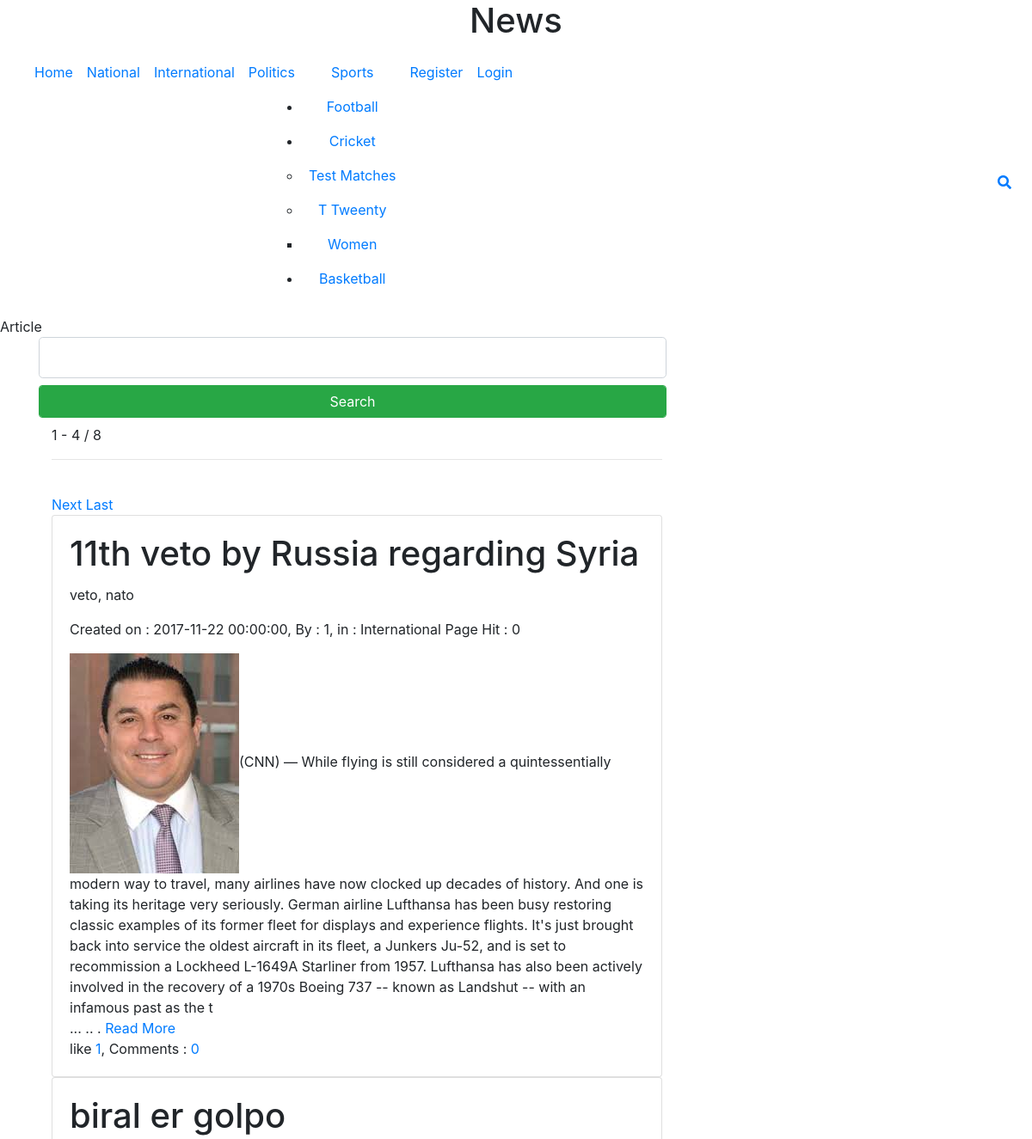
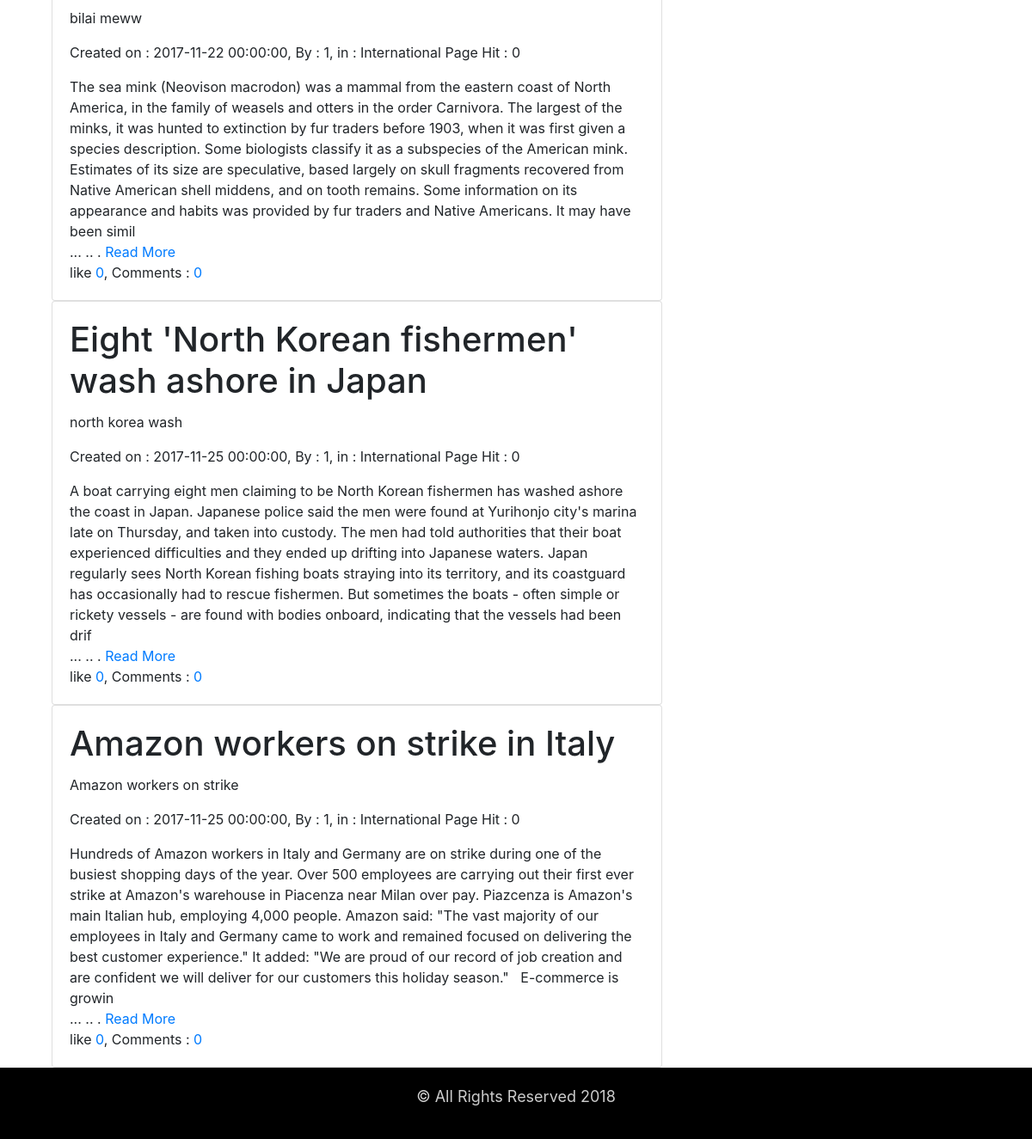
Screenshot of /?c=article&ctg=2 with the database file from the repository (2 pictures, top to bottom).
### tables this page shows
CREATE TABLE `category` (
  `id` int(11) NOT NULL,
  `name` varchar(200) NOT NULL,
  `description` varchar(2000) NOT NULL,
  `categoryId` int(11) NOT NULL
);

CREATE TABLE `pages` (
  `id` int(11) NOT NULL,
  `title` varchar(1000) NOT NULL,
  `tags` varchar(200) DEFAULT NULL,
  `createDate` datetime DEFAULT NULL,
  `userId` int(11) DEFAULT NULL,
  `hitCount` int(11) DEFAULT NULL,
  `categoryId` int(11) NOT NULL
);

CREATE TABLE `pageimage` (
  `id` int(11) NOT NULL,
  `pageId` int(11) NOT NULL,
  `title` varchar(200) NOT NULL,
  `dateTime` datetime NOT NULL DEFAULT CURRENT_TIMESTAMP,
  `image` varchar(200) NOT NULL
);

### client/article.php (the view, shortened to what this page needs)
<?php
$search = "";
?>
<form method="post">
    <div class="container">
        <div class="row">
            <div class="col-md-8 text-center">
	<input type="text" class="form-control form-control-lg" name="search" value="<?php print $search; ?>"/>
	<input type="submit" class="form-control btn btn-success my-2 " name="btnSearch" value="Search"/>
            </div>
        </div>
    </div>
</form>
<div class="container-fluid">
    <div class="container">
        <div class="col-lg-8">
<?php
$cn = mysqli_connect("localhost", "root", "", "dbus_002");
$a =array();
findSubCategory($_GET['ctg'], $a);
$sql = "select p.id, p.title, p.tags, p.createDate, p.userId, p.hitCount,
		c.name as category, (select count(id) from pagesComments where pageId = p.id) as comments
 		from pages p
		left join category as c on p.categoryId = c.id where p.categoryId in(".implode(", ", $a).")";
$table = mysqli_query($cn, $sql);
$totalItem = mysqli_num_rows($table);
$page = 1;
$sql .= " limit ".(($page -1) * 4).", 4";
$table = mysqli_query($cn, $sql);
print '<div class="summery"> '.((($page -1) * 4) + 1).' - '.((($page -1) * 4) + 4).' / '.$totalItem.'</div><hr><br>';
$lastPage = $totalItem / 4;
if($page < $lastPage)
{
print '<a href="?c='.$_GET['c'].'&ctg='.$_GET['ctg'].'&page='.($page + 1).'">Next </a> ';
print '<a href="?c='.$_GET['c'].'&ctg='.$_GET['ctg'].'&page='.$lastPage.'">Last </a> ';
}
while($row = mysqli_fetch_assoc($table))
{
	print '<div class="article">';
	print '<div class="card-group">';
	print '<div class="card">';
	print '<div class="card-body">';
	print '<h1 class="card-title">'.$row["title"].'</h1>';
	print '<p class="card-text">'.$row["tags"].'</p>';
	print '<p class="card-text"> Created on : '.$row["createDate"].', By : ';
	print $row["userId"].', in : '.$row["category"].' Page Hit : '.$row["hitCount"].'</h2>';
	$fileName = "articles/".str_replace(" ", "_", trim($row['title'])).".html";
	$file = fopen($fileName, "r");
	$content = fread($file, filesize($fileName));
	print '<div>';
	findImage($row['id']);
	print substr(strip_tags($content), 0, 600);
	print ' <br>... .. . <a href="?c=articleDetails&article='.$row["id"].'">Read More</a></div>';
	print '<div>';
	$likeUsers = array();
	$likeUsersName = array();
	findLikes($row["id"], $likeUsers, $likeUsersName);
	if(isset($_SESSION['type']))
	{
		if(in_array($_SESSION['id'], $likeUsers))
		{
			print '<a href="#">You and other.  .<i class="fas fa-thumbs-up fa-lg"></i> </a> : ';
		}
		else
		{
			print '<a href="?c='.$_GET['c'].'&ctg='.$_GET['ctg'].'&likeId='.$row['id'].'">Like</a> : ';
		}
	}
	else{
		print ' like ';
	}
	print '<a href="#" title="'.implode("\n", $likeUsersName).'">'.count($likeUsers).'</a>';
	print ', Comments : <a href="#">'.$row['comments'].'</a></div>';
	print '</div>';
	print '</div>';
	print '</div>';
	print '</div>';
}
function findSubCategory($cid, &$a)
{
	$a[] = $cid;
}
function findImage($pid)
{
	global $cn;
	$sql = "select id, title, image from pageImage where pageId = ".$pid." limit 0, 1";
	$table = mysqli_query($cn, $sql);
	while($row = mysqli_fetch_assoc($table))
	{
		print '<img src="uploads/images/'.$row["id"].'_'.$row["image"].'" title="'.$row['title'].'"/>';
	}
}
function findLikes($pid, &$likeUsers, &$likeUsersName)
{
	global $cn;
	$sql = "select pl.userId, u.name as user from pageLikes as pl left join users as u on pl.userId = u.id where pl.pageId = ".$pid;
	$table = mysqli_query($cn, $sql);
	while($row = mysqli_fetch_assoc($table))
	{
		$likeUsers[] = $row["userId"];
		$likeUsersName[] = $row["user"];
	}
}
?>
        </div>
    </div>
</div>

### component/menu.php (shortened to what this page needs)
<nav class="navbar navbar-expand-xl">
    <div class="collapse navbar-collapse " id="myMenu">
        <div class="navbar-nav mr-auto text-center menu-left" >
			<li class="nav-item"><a class="nav-link" href="?p=home">Home</a></li>
			<?php
			$cn = mysqli_connect("localhost", "root", "", "dbus_002");
			$sql = "select id, name from category where categoryId = 0";
			$table = mysqli_query($cn, $sql);
			while($row = mysqli_fetch_assoc($table))
			{
				print '<li class="nav-item"><a class="nav-link" href="?c=article&ctg='.$row["id"].'">'.$row["name"].'</a>';
				findChild($row["id"]);
				print '</li>';
			}
			function findChild($pid)
			{
				global $cn;
				$sql = "select id, name from category where categoryId = ".$pid;
				$table = mysqli_query($cn, $sql);
				if(mysqli_num_rows($table) > 0)
				{
				print '<ul>';
				while($row = mysqli_fetch_assoc($table))
				{
					print '<li class="nav-item"><a class="nav-link" href="?c=article&ctg='.$row["id"].'">'.$row["name"].'</a>';
					findChild($row["id"]);
					print '</li>';
				}
				print '</ul>';
				}
			}
	if(isset($_SESSION['type']))
	{
		print '<li class="nav-item"><a class="nav-link" href="?p=users">Users</a></li>
			<li class="nav-item"><a class="nav-link" href="?p=category">Category</a></li>
			<li class="nav-item"><a class="nav-link" href="?p=pages">Pages</a></li>
			<li class="nav-item"><a class="nav-link" href="?p=image">Image</a></li>
			<li class="nav-item"><a class="nav-link" href="?p=file">File</a></li>
			<li class="nav-item"><a class="nav-link" href="?p=myaccount">'.$_SESSION['name'].'</a></li>
			<li class="nav-item"><a class="nav-link" href="?c=logout">Logout</a></li>';
	}
	else{
		print '
			<li class="nav-item"><a class="nav-link" href="?c=register">Register</a></li>
			<li class="nav-item"><a class="nav-link" href="?c=login">Login</a></li>';
	}
			?>
        </div>
    </div>
    <ul class="navbar-nav text-center menu-right">
        <li class="nav-item">
            <a class="nav-link" data-target="#myModal" data-toggle="modal"  href="#">
                <i class="fa fa-search" ></i></a>
        </li>
    </ul>
</nav>

### css/style.css (style rules this page uses)
* { margin: 0; padding: 0; }

### rows the page displays
category: name "National"
category: name "International"
category: name "Politics"
category: name "Sports"
category: name "Football"
category: name "Cricket"
category: name "Test Matches"
category: name "T Tweenty"
category: name "Women"
category: name "Basketball"
pages: title "11th veto by Russia regarding Syria", tags "veto, nato", createDate "2017-11-22 00:00:00", userId "1", categoryId.name "International", hitCount "0", title "(CNN) — While flying is still considered a quintessentially modern way to travel, many airlines have now clocked up decades of history. And one is taking its heritage very seriously. German airline Lufthansa has been busy restoring classic examples of its former fleet for displays and experience flights. It's just brought back into service the oldest aircraft in its fleet, a Junkers Ju-52, and is set to recommission a Lockheed L-1649A Starliner from 1957. Lufthansa has also been actively involved in the recovery of a 1970s Boeing 737 -- known as Landshut -- with an infamous past as the t", count($likeUsers) "1", comments "0"
pageimage: image (picture)
pages: title "biral er golpo", tags "bilai meww", createDate "2017-11-22 00:00:00", userId "1", categoryId.name "International", hitCount "0", title "The sea mink (Neovison macrodon) was a mammal from the eastern coast of North America, in the family of weasels and otters in the order Carnivora. The largest of the minks, it was hunted to extinction by fur traders before 1903, when it was first given a species description. Some biologists classify it as a subspecies of the American mink. Estimates of its size are speculative, based largely on skull fragments recovered from Native American shell middens, and on tooth remains. Some information on its appearance and habits was provided by fur traders and Native Americans. It may have been simil", comments "0"
pages: title "Eight 'North Korean fishermen' wash ashore in Japan", tags "north korea wash", createDate "2017-11-25 00:00:00", userId "1", categoryId.name "International", hitCount "0", title "A boat carrying eight men claiming to be North Korean fishermen has washed ashore the coast in Japan. Japanese police said the men were found at Yurihonjo city's marina late on Thursday, and taken into custody. The men had told authorities that their boat experienced difficulties and they ended up drifting into Japanese waters. Japan regularly sees North Korean fishing boats straying into its territory, and its coastguard has occasionally had to rescue fishermen. But sometimes the boats - often simple or rickety vessels - are found with bodies onboard, indicating that the vessels had been drif", comments "0"
pages: title "Amazon workers on strike in Italy", tags "Amazon workers on strike", createDate "2017-11-25 00:00:00", userId "1", categoryId.name "International", hitCount "0", title "Hundreds of Amazon workers in Italy and Germany are on strike during one of the busiest shopping days of the year. Over 500 employees are carrying out their first ever strike at Amazon's warehouse in Piacenza near Milan over pay. Piazcenza is Amazon's main Italian hub, employing 4,000 people. Amazon said: \"The vast majority of our employees in Italy and Germany came to work and remained focused on delivering the best customer experience.\" It added: \"We are proud of our record of job creation and are confident we will deliver for our customers this holiday season.\" E-commerce is growin", comments "0"

### other values shown
str_replace("_", " ", $_GET['c']) "Article"
$totalItem "8"
